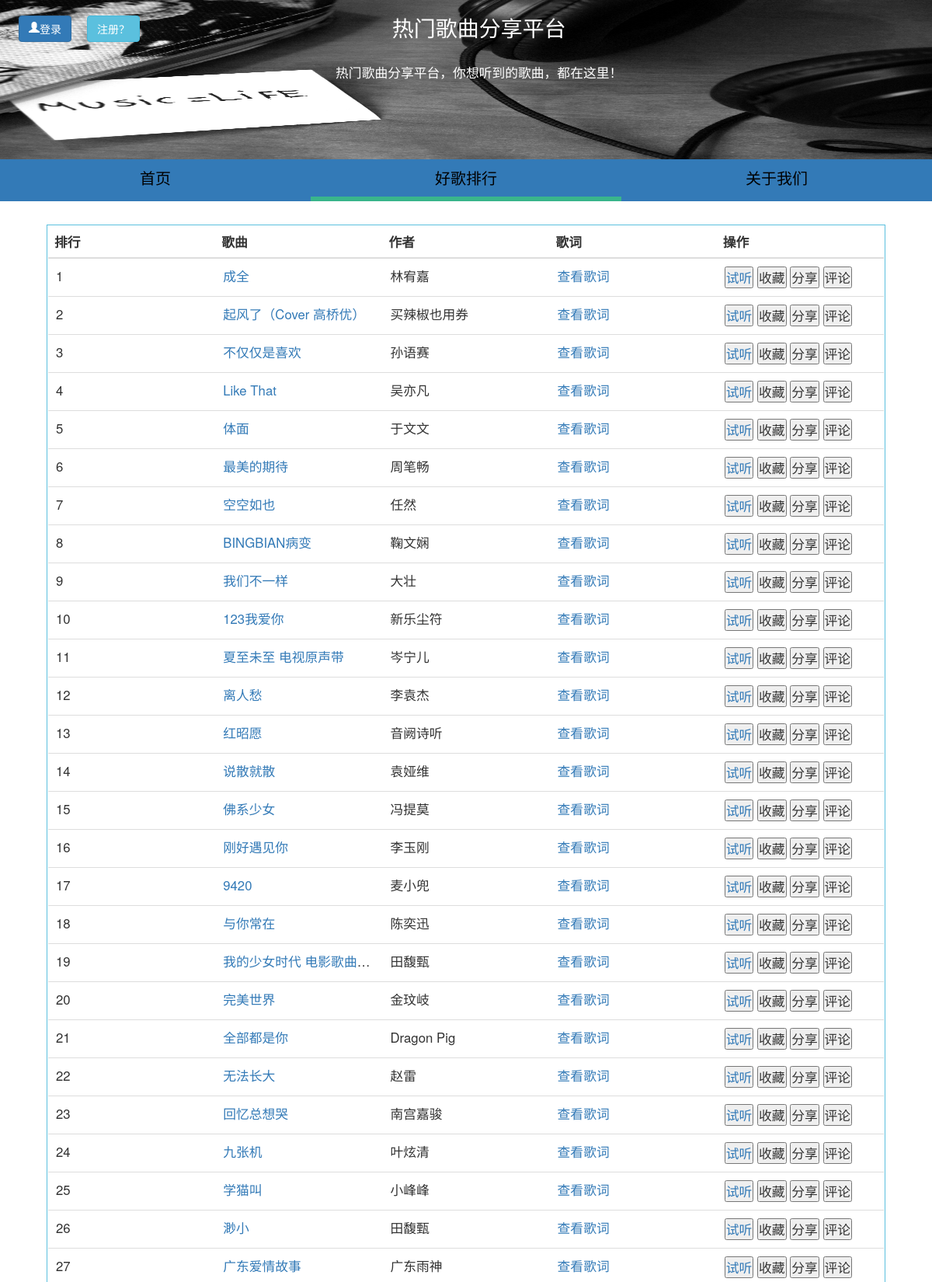
/index/songs_list/ (upper part), run on the app's committed database.
### serviceApp/models.py (models this page shows, shortened)
class songsInf(models.Model):
    song_id = models.AutoField(primary_key=True, null=False)
    song_name = models.CharField(max_length = 40)
    song_author = models.CharField(max_length = 40)
    song_url = models.CharField(max_length = 255)
    song_lyric = models.CharField(max_length = 4000)

### serviceApp/views.py (the view)
# urls.py: url(r'^index/songs_list/$', views.songs_list),
def songs_list(request):
    user_grant = get_user_grant(request)
    print(user_grant)
    items = []
    songs = songsInf.objects.all()
    for song in songs:
        items.append([song])
    if user_grant == "custom":
        return render(request, 'songs_list.html',{'extend': 'index.html','items':items,'list_type':'all','user_grant':user_grant})
    elif user_grant == "user":
        return render(request, 'songs_list.html',{'extend': 'userIndex.html','items':items,'list_type':'all', 'user_grant':user_grant})
    else:
        return redirect('/index/home/')

### serviceApp/templates/songs_list.html (shortened to what this page needs)
{% extends extend %}
{% block content %}
{% if items %}
<div style="margin:30px 60px;padding:1px;border:0.2px solid #5bc0de;width:100%;">
<table class="table table-hover" style="table-layout:fixed; font-size:1.2em;margin-bottom:0px;"  align="center">
    <thead>
        {% if list_type == 'all' %}
        <th>排行</th>
        <th>歌曲</th>
        {% else %}
        <th>喜欢歌曲</th>
        {% endif %}
        <th>作者</th>
        <th>歌词</th>
        <th>操作</th>
    </thead>
    <tbody id='table-group'>
    {% for item in items %}
<tr class="entry">
     {% if list_type == 'all' %}
    <td class="list-no">
        <span>{{ forloop.counter }}</span>
    </td>
    {% endif %}
    <td class="song-main">
                    <a class="artist" href="{{ item.0.song_url }}" title="{{ item.0.song_name }}" target="_blank">{{ item.0.song_name }}</a>
    </td>
    <td class="song-author">
        <span>{{ item.0.song_author }}</span>
    </td>
    <td class="song-lyric" song-id = "{{ item.0.song_id }}">
        <a href="javascript:void(0)" onclick="song_lyric(this)">
            查看歌词
        </a>
    </td>
    <td class="action" song-id = "{{ item.0.song_id }}">
            <a class="artist" href="{{ item.0.song_url }}"  target="_blank">
            <button data-action="play" class="play" title="试听">试听</button></a>
            {% if user_grant == "custom" %}
            <button data-action="like" class="like" title="收藏" onclick="userLogin()">收藏</button>
            <button data-action="share" class="share" title="分享" onclick="userLogin()">分享</button>
            <button data-action="commit" class="commit" title="评论" onclick="userLogin()">评论</button>
            {% endif %}
    </td>
</tr>
{% endfor %}
</tbody>
</table>
</div>
{% else %}
<div style="width: 100%;text-align: center;margin-top: 100px;font-size: 1.2em;"><span>您暂时还没有收藏的歌曲哦～！</span></div>
{% endif %}
{% endblock %}

### serviceApp/templates/index.html (shortened to what this page needs)
<!DOCTYPE html>
<html lang="zh-CN">
  <head>
    <link href="/static/css/bootstrap.min.css" rel="stylesheet">
    <link href="/static/css/index.css" rel="stylesheet">
    <link href="/static/css/bootstrap-select.min.css" rel="stylesheet">
  </head>
  <body>
    <nav style="display:flex;background: url(/static/image/nav-bg.jpg) no-repeat;width:100%;height:100%;background-size:100% 100%;">
        <div style="width: 200px;padding: 20px;" class="right-info">
            <button type="text" onclick="userRegister()" class="btn btn-info" style="float:right;color:white;margin-left: 20px;">注册？</button>
            <button type="text" onclick="userLogin()" class="btn btn-primary" style="float: right;color:white;"><span class="glyphicon glyphicon-user" style="float:left;" aria-hidden="true"></span>登录</button>
        </div>
        <div style="flex: 1;;margin-bottom: 80px;" class="right-info">
        <div class="container-fluid text-center text-md-left">
            <div class="row">
                <div class="col-md-10">
                    <h5 class="text-uppercase" style="padding:10px 25px; font-size:2em;color:white;">热门歌曲分享平台</h5>
                    <p style="padding:10px 25px;font-size:1.2em;color:white;">热门歌曲分享平台，你想听到的歌曲，都在这里！</p>
                </div>
                </div>
        </div>
        </div>
    </nav>
    <div class="content">
        <div style="background-color:#337ab7;padding:20 0px;">
        <ul class="nav nav-pills nav-justified">
            <li role="presentation" class="page-info">
                <a style="color:black;" href="/index/home">首页</a>
            </li>
            <li role="presentation" class="songs-info" >
                <a style="color:black;" href="/index/songs_list">好歌排行</a>
            </li>
            <li role="presentation" class="about-us">
                <a style="color:black;" href="/index/about">关于我们</a>
            </li>
        </ul>
        </div>
        <div class="content-info" style="margin-top:0px;margin-bottom: 0px;">
             {% block content %}
             {% endblock %}
            </div>
        </div>
  </body>
</html>

### serviceApp/static/css/index.css (style rules this page uses)
* { margin: 0px; padding: 0px }
li { margin:12px 0px; list-style:none; font-size: 20px; padding-left: 10px; padding-right: 10px; word-break: break-word; }
.content-info { margin-top: 20px; margin-bottom: 20px; display: flex; flex-wrap: wrap; justify-content: flex-start; }
.table>tbody>tr>td { white-space: nowrap; overflow: hidden; -o-text-overflow: ellipsis; text-overflow: ellipsis; padding: 10px; cursor:pointer; }

### serviceApp/templates/index.html (style rules this page uses)
* { margin: 0px; padding: 0px; }

### serviceApp/templates/songs_list.html (style rules this page uses)
.table>tbody>tr>td { border-top:none; border-bottom: 1px solid #ddd; }

### data on the page
songsInf: song_name "成全", song_author "林宥嘉"
songsInf: song_name "起风了（Cover 高桥优）", song_author "买辣椒也用券"
songsInf: song_name "不仅仅是喜欢", song_author "孙语赛"
songsInf: song_name "Like That", song_author "吴亦凡"
songsInf: song_name "体面", song_author "于文文"
songsInf: song_name "最美的期待", song_author "周笔畅"
songsInf: song_name "空空如也", song_author "任然"
songsInf: song_name "BINGBIAN病变", song_author "鞠文娴"
songsInf: song_name "我们不一样", song_author "大壮"
songsInf: song_name "123我爱你", song_author "新乐尘符"
songsInf: song_name "夏至未至 电视原声带", song_author "岑宁儿"
songsInf: song_name "离人愁", song_author "李袁杰"
songsInf: song_name "红昭愿", song_author "音阙诗听"
songsInf: song_name "说散就散", song_author "袁娅维"
songsInf: song_name "佛系少女", song_author "冯提莫"
songsInf: song_name "刚好遇见你", song_author "李玉刚"
songsInf: song_name "9420", song_author "麦小兜"
songsInf: song_name "与你常在", song_author "陈奕迅"
songsInf: song_name "我的少女时代 电影歌曲…", song_author "田馥甄"
songsInf: song_name "完美世界", song_author "金玟岐"
songsInf: song_name "全部都是你", song_author "Dragon Pig"
songsInf: song_name "无法长大", song_author "赵雷"
songsInf: song_name "回忆总想哭", song_author "南宫嘉骏"
songsInf: song_name "九张机", song_author "叶炫清"
songsInf: song_name "学猫叫", song_author "小峰峰"
songsInf: song_name "渺小", song_author "田馥甄"
songsInf: song_name "广东爱情故事", song_author "广东雨神"
